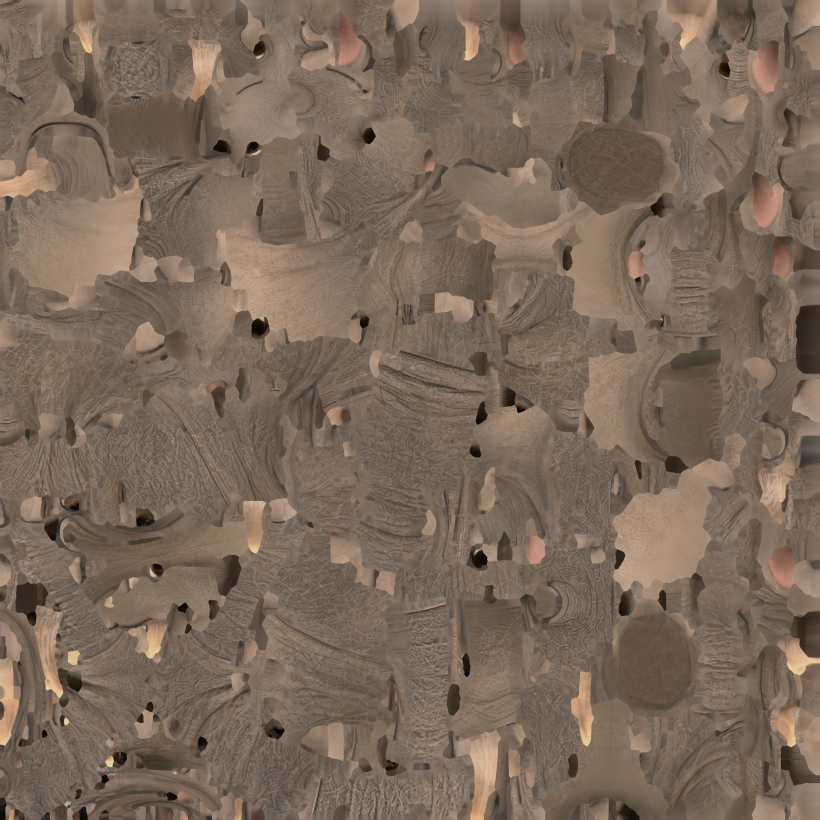
#> input picture assets/models/rhino/tripo-p2/rhino.fbm/rhino_basecolor.jpg, 4096 x 4096 px, found by its file name (shown at 1/5 size)
$ python rhino-maps.py
#> lines starting #> are read from the running program, lines starting #| are printed output that depends on the picture; after the words box and inside, x2 and y2 are one past the last pixel; in counts of white or black regions, pixels touching at a corner belong together
# Writes the web color map and the web normal map of the Tripo rhino from the maps of its FBX
# (design 4.5, assets/models/rhino/README.md, "Color map" and "Normal map"). The color map is the
# source image at 2048 pixels, with no change of a color: the skin, the ears, the horns, and the
# eye paint stay as the FBX shows them. The normal map limits each tilt of the source, scales it to
# 1024 pixels, and stores the tilts times NORMAL_MAP_GAIN of src/scene/fur.ts. The output depends
# only on the input files and on cwebp 1.5.0.
#
# Usage: uv run --no-project --with numpy==2.5.4 --with pillow==13.0.0 python -I tools/rhino-maps.py
import os
import subprocess
import sys
import tempfile

import numpy as np
from PIL import Image

SOURCE = 'assets/models/rhino/tripo-p2/rhino.fbm/rhino_basecolor.jpg'
NORMAL_SOURCE = 'assets/models/rhino/tripo-p2/rhino.fbm/rhino_normal.jpg'
COLOR_OUT = 'assets/models/rhino/tripo-hand/rhino-color.webp'
NORMAL_OUT = 'assets/models/rhino/tripo-hand/rhino-normal.webp'
SIZE = 2048
NORMAL_SIZE = 1024
QUALITY = 60
#: The largest length of the x, y tilt of a normal of the source, and the gain of the stored tilts
#: (`NORMAL_MAP_GAIN` of src/scene/fur.ts). A larger tilt is a baked edge of the source mesh.
NORMAL_LIMIT = 0.2
NORMAL_GAIN = 4


def color_map():
    """Writes the color map: the source scaled to SIZE (Lanczos), WebP quality QUALITY, method 6."""
    image = Image.open(SOURCE).convert('RGB').resize((SIZE, SIZE), Image.LANCZOS)
    image.save(COLOR_OUT, 'WEBP', quality=QUALITY, method=6)
    print(f'{COLOR_OUT}: {SIZE} x {SIZE}, {os.path.getsize(COLOR_OUT)} bytes')


def normal_map():
    """Writes the normal map of the fur: each x, y tilt of the source limited to the length
    NORMAL_LIMIT, a box scale to NORMAL_SIZE, then the tilts times NORMAL_GAIN in red and green,
    255 in blue (the shader does not read it), and cwebp -q 60 -sharp_yuv -m 6. The limit comes
    before the gain, so that no stored value clips."""
    a = np.asarray(Image.open(NORMAL_SOURCE).convert('RGB')).astype(np.float64) / 255 * 2 - 1
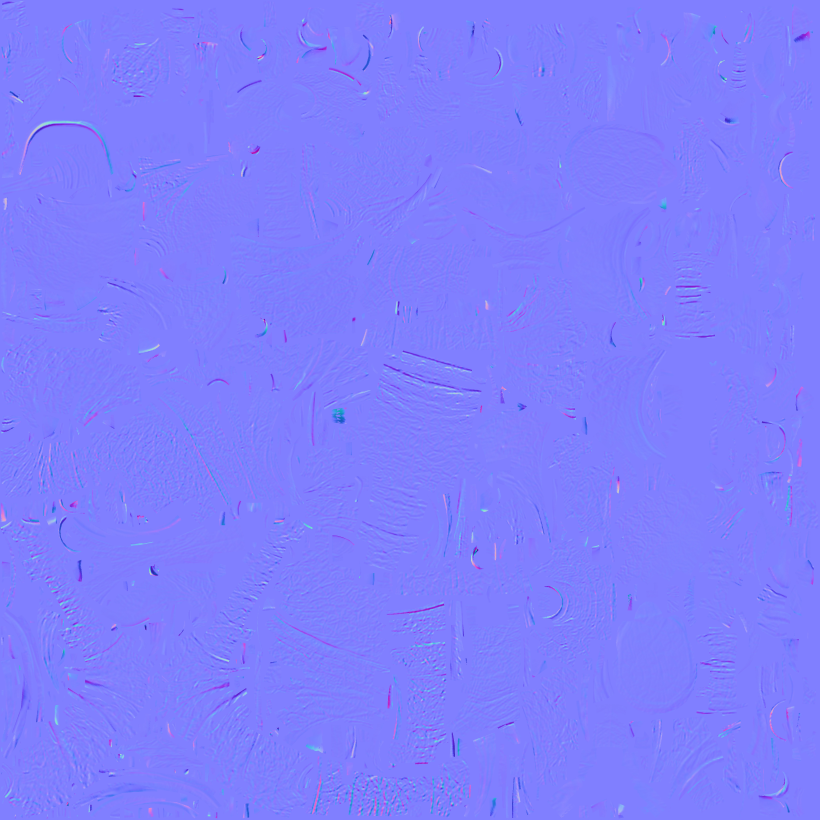
#> input picture assets/models/rhino/tripo-p2/rhino.fbm/rhino_normal.jpg, 4096 x 4096 px, found by its file name (shown at 1/5 size)
    t = a[..., :2].copy()
    length = np.linalg.norm(t, axis=-1)
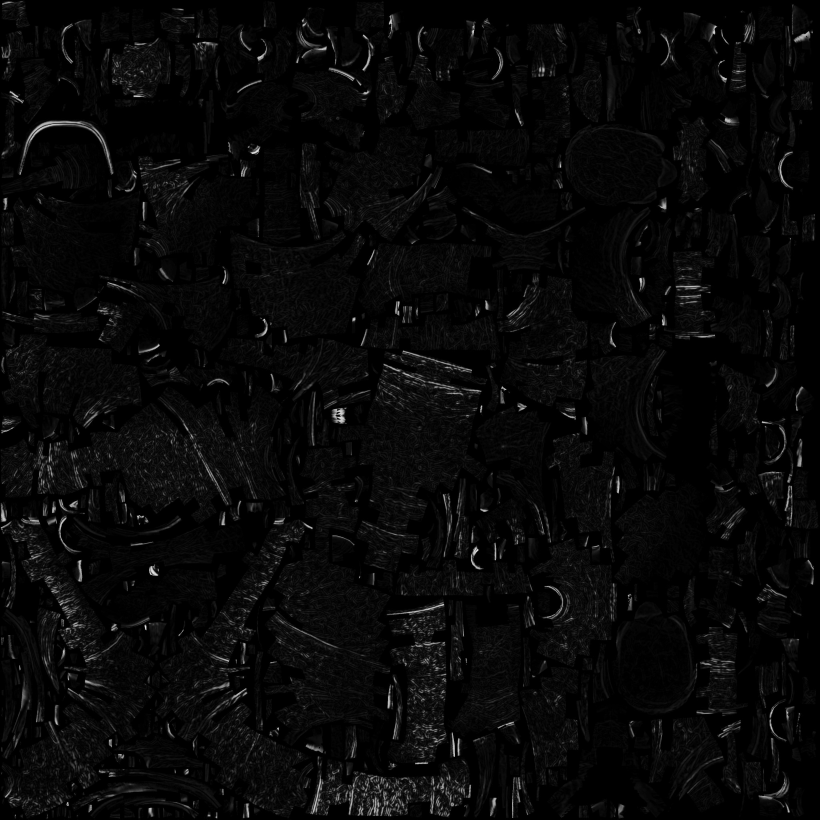
#> length: shape (4096, 4096) float64 (shown at 1/5 size); min 0.00555, max 1.09, mean 0.0423; drawn with min black and max white
    over = length > NORMAL_LIMIT
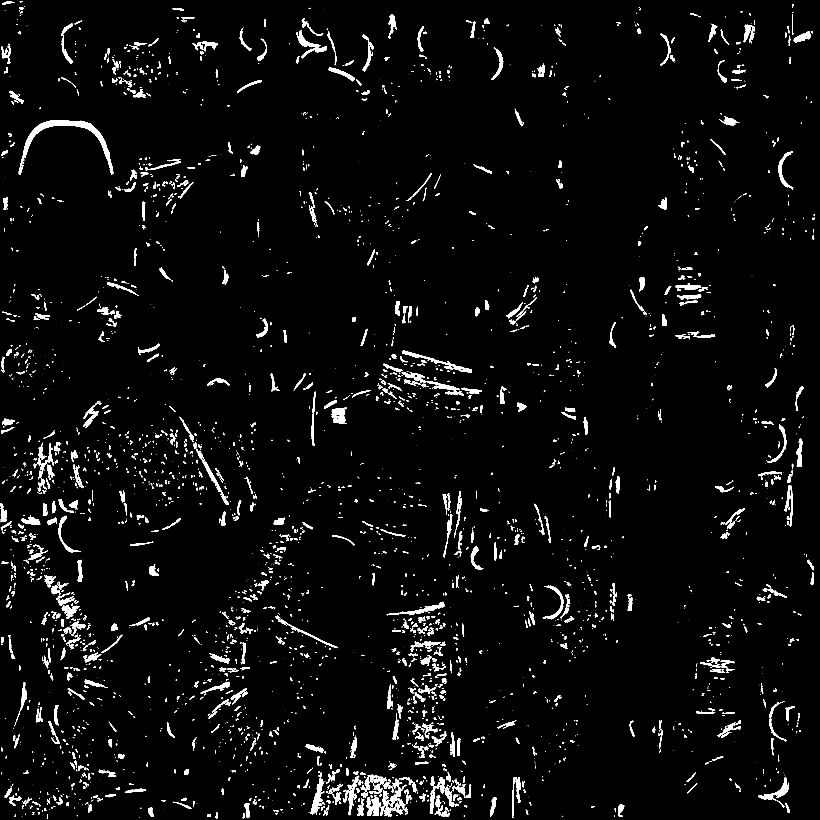
#> over: shape (4096, 4096) bool (shown at 1/5 size); 2.9% white; 4602 white regions (1926 under 20 px), largest, box (x1, y1, x2, y2) and area: (92, 603, 567, 875) 15162, (1657, 2040, 1729, 2118) 3675, (1560, 3861, 1609, 4072) 2903
    t[over] *= (NORMAL_LIMIT / length[over])[:, None]
    k = t.shape[0] // NORMAL_SIZE
#> k = 4
    small = t.reshape(NORMAL_SIZE, k, NORMAL_SIZE, k, 2).mean(axis=(1, 3))
    v = np.clip(small * NORMAL_GAIN, -1, 1)
    rgb = np.zeros((NORMAL_SIZE, NORMAL_SIZE, 3), np.uint8)
    rgb[..., :2] = np.round((v + 1) / 2 * 255).astype(np.uint8)
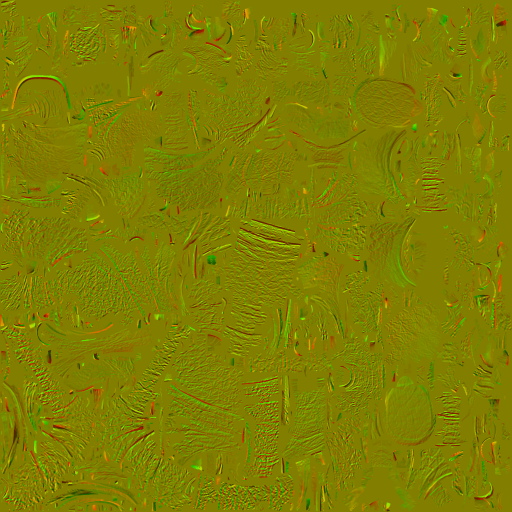
#> rgb: shape (1024, 1024, 3) (shown at 1/2 size); mean of channels 0, 1, 2 127.5, 126.2, 0; drawn as R, G, B
    rgb[..., 2] = 255
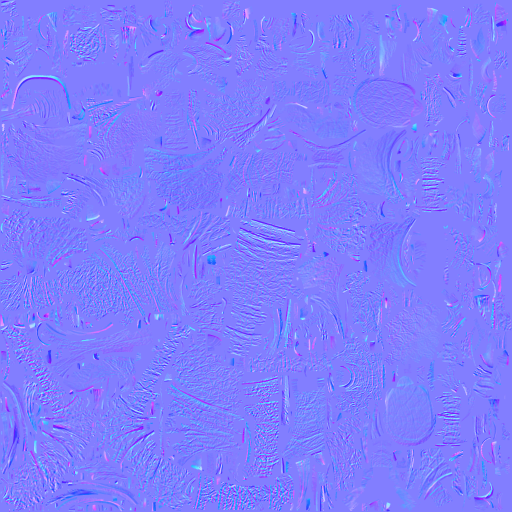
#> rgb: shape (1024, 1024, 3) (shown at 1/2 size); mean of channels 0, 1, 2 127.5, 126.2, 255; drawn as R, G, B
    with tempfile.TemporaryDirectory() as folder:
        png = os.path.join(folder, 'normal.png')
        Image.fromarray(rgb).save(png)
        subprocess.run(
            ['cwebp', '-quiet', '-q', '60', '-sharp_yuv', '-m', '6', png, '-o', NORMAL_OUT],
            check=True,
        )
#> (this line was passed over: subprocess is not available in this run)
    print(
        f'{NORMAL_OUT}: {NORMAL_SIZE} x {NORMAL_SIZE}, {over.mean() * 100:.2f} % of the source '
        f'tilts limited, mean normal {np.round(a.reshape(-1, 3).mean(axis=0), 3).tolist()}'
    )
#| assets/models/rhino/tripo-hand/rhino-normal.webp: 1024 x 1024, 2.86 % of the source tilts limited, mean normal [-0.001, -0.003, 0.991]


def main():
    which = sys.argv[1:] or ['color', 'normal']
    if 'color' in which:
        color_map()
    if 'normal' in which:
        normal_map()


if __name__ == '__main__':
    main()
